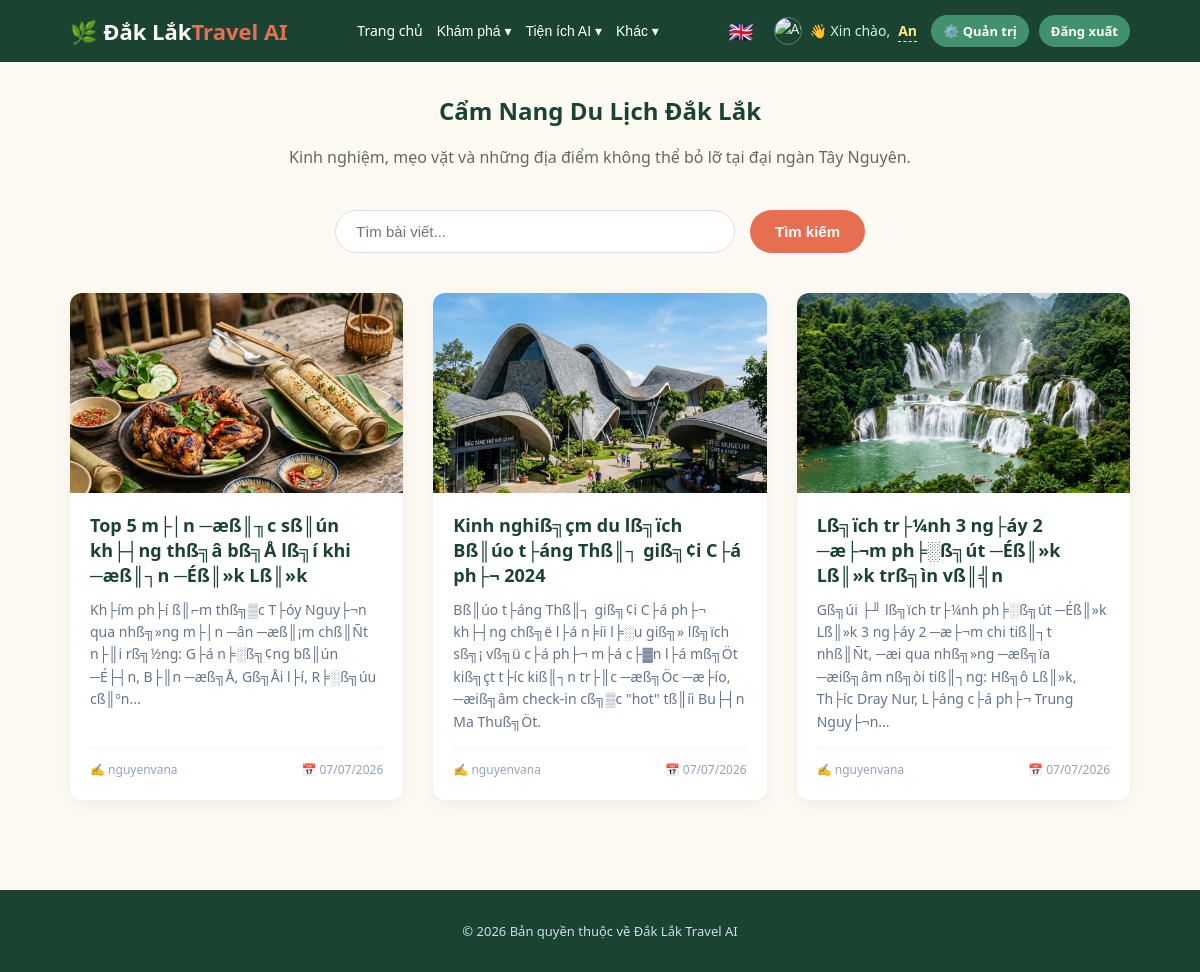
/articles.php (signed in), run on the app's committed database.
### tables this page shows
CREATE TABLE `articles` (
  `id` int(11) NOT NULL AUTO_INCREMENT,
  `title` varchar(255) NOT NULL,
  `title_en` varchar(255) DEFAULT NULL,
  `slug` varchar(255) NOT NULL,
  `summary` text DEFAULT NULL,
  `summary_en` text DEFAULT NULL,
  `content` longtext NOT NULL,
  `content_en` text DEFAULT NULL,
  `image_url` varchar(500) DEFAULT NULL,
  `author_id` int(11) DEFAULT NULL,
  `status` enum('draft','published') NOT NULL DEFAULT 'published',
  `created_at` timestamp NOT NULL DEFAULT current_timestamp(),
  PRIMARY KEY (`id`),
  UNIQUE KEY `slug` (`slug`),
  KEY `author_id` (`author_id`),
  CONSTRAINT `articles_ibfk_1` FOREIGN KEY (`author_id`) REFERENCES `users` (`id`) ON DELETE SET NULL
);

CREATE TABLE `users` (
  `id` int(11) NOT NULL AUTO_INCREMENT,
  `full_name` varchar(150) NOT NULL,
  `email` varchar(150) NOT NULL,
  `password_hash` varchar(255) NOT NULL,
  `role` enum('user','admin') DEFAULT 'user',
  `status` enum('active','banned') NOT NULL DEFAULT 'active',
  `reset_token` varchar(100) DEFAULT NULL,
  `reset_token_expires` datetime DEFAULT NULL,
  `created_at` timestamp NOT NULL DEFAULT current_timestamp(),
  `avatar` varchar(255) DEFAULT NULL,
  `is_verified` tinyint(1) DEFAULT 0,
  `verification_token` varchar(255) DEFAULT NULL,
  PRIMARY KEY (`id`),
  UNIQUE KEY `email` (`email`)
);

### includes/functions.php (called while the page is built, shortened)
<?php
function __(string $key): string
{
    static $langArr = null;
    if ($langArr === null) {
        $langCode = $_SESSION['lang'] ?? 'vi';
        $langFile = __DIR__ . '/lang_' . $langCode . '.php';
        if (file_exists($langFile)) {
            $langArr = require $langFile;
        } else {
            $langArr = require __DIR__ . '/lang_vi.php';
        }
    }
    return $langArr[$key] ?? $key;
}
function url(string $path): string
{
    return BASE_URL . $path;
}
function e(?string $str): string
{
    return htmlspecialchars($str ?? '', ENT_QUOTES, 'UTF-8');
}

### public/articles.php (the view, shortened to what this page needs)
<?php
require_once __DIR__ . '/../includes/functions.php';
$db = getDB();
$search = trim($_GET['q'] ?? '');
$page = isset($_GET['page']) && (int)$_GET['page'] > 0 ? (int)$_GET['page'] : 1;
$limit = 4;
$offset = ($page - 1) * $limit;
$query = "SELECT a.*, u.full_name as author_name FROM articles a LEFT JOIN users u ON a.author_id = u.id WHERE a.status = 'published'";
$query .= " ORDER BY a.created_at DESC LIMIT ? OFFSET ?";
$stmt = $db->prepare($query);
$paramIndex = 1;
$stmt->bindValue($paramIndex++, $limit, PDO::PARAM_INT);
$stmt->bindValue($paramIndex++, $offset, PDO::PARAM_INT);
$stmt->execute();
$articles = $stmt->fetchAll();
include __DIR__ . '/../includes/header.php';
?>
<div style="text-align: center; margin-bottom: 40px;">
    <h1 class="section-title"><?= __('articles_title') ?></h1>
    <p class="section-sub"><?= __('articles_sub') ?></p>
</div>
<form method="get" action="<?= url('/public/articles.php') ?>" style="display: flex; gap: 15px; justify-content: center; margin-bottom: 40px;">
    <input type="text" name="q" value="<?= e($search) ?>" placeholder="<?= __('search_articles') ?>" style="width: 400px; max-width: 100%; padding: 12px 20px; border: 1px solid #ddd; border-radius: 30px; font-size: 15px; outline: none;">
    <button type="submit" class="btn" style="border-radius: 30px; padding: 10px 25px;"><?= __('search_btn') ?></button>
</form>
<?php if (empty($articles)): ?>
    <div style="text-align: center; padding: 50px; background: white; border-radius: 12px;">
        <div style="font-size: 50px; margin-bottom: 15px;">📝</div>
        <h3 style="margin: 0 0 10px;"><?= __('no_articles') ?></h3>
        <p style="color: #64748b; margin: 0;"><?= __('no_articles_sub') ?></p>
        <?php if ($search): ?>
            <a href="<?= url('/public/articles.php') ?>" class="btn secondary" style="margin-top: 15px; display: inline-block;"><?= __('clear_search') ?></a>
        <?php endif; ?>
    </div>
<?php else: ?>
    <div class="article-grid">
        <?php foreach ($articles as $a): ?>
            <a href="<?= url('/public/article.php?slug=' . urlencode($a['slug'])) ?>" class="article-card">
                <?php if ($a['image_url']): ?>
                    <img src="<?= e($a['image_url']) ?>" alt="<?= e($a['title']) ?>" class="article-img">
                <?php else: ?>
                    <div class="article-img" style="background: linear-gradient(135deg, var(--green-600), var(--green-400)); display: flex; align-items: center; justify-content: center; color: white; font-size: 40px;">📝</div>
                <?php endif; ?>
                <div class="article-content">
                    <h3 class="article-title"><?= e($a['title']) ?></h3>
                    <p class="article-summary"><?= e($a['summary']) ?></p>
                    <div class="article-meta">
                        <span>✍️ <?= e($a['author_name'] ?? 'Admin') ?></span>
                        <span>📅 <?= date('d/m/Y', strtotime($a['created_at'])) ?></span>
                    </div>
                </div>
            </a>
        <?php endforeach; ?>
    </div>
<?php endif; ?>
<?php include __DIR__ . '/../includes/footer.php'; ?>

### assets/css/style.css (style rules this page uses)
:root { --green-900: #1b4332; --green-700: #2d6a4f; --green-500: #40916c; --green-100: #d8f3dc; --orange-500: #e76f51; --cream: #fdfaf4; --text-dark: #1f2a24; --radius: 14px; }
* { box-sizing: border-box; }
body { margin: 0; font-family: 'Segoe UI', Roboto, Arial, sans-serif; background: var(--cream); color: var(--text-dark); line-height: 1.55; }
.btn { display: inline-block; background: var(--orange-500); color: white; padding: 11px 22px; border-radius: 30px; text-decoration: none; font-weight: 600; border: none; cursor: pointer; font-size: 15px; }
.section-title { font-size: 24px; margin: 30px 0 6px; color: var(--green-900); }
.section-sub { color: #666; margin-bottom: 10px; }

### public/articles.php (style rules this page uses)
.article-grid { display: grid; grid-template-columns: repeat(auto-fill, minmax(320px, 1fr)); gap: 30px; margin-top: 30px; }
.article-card { background: white; border-radius: 12px; overflow: hidden; box-shadow: 0 4px 15px rgba(0,0,0,0.06); transition: transform 0.2s, box-shadow 0.2s; text-decoration: none; color: var(--text-dark); display: flex; flex-direction: column; }
.article-img { height: 200px; width: 100%; object-fit: cover; }
.article-content { padding: 20px; display: flex; flex-direction: column; flex-grow: 1; }
.article-title { font-size: 18px; margin: 0 0 10px; color: var(--green-900); line-height: 1.4; }
.article-summary { font-size: 14px; color: #64748b; margin: 0 0 15px; line-height: 1.6; flex-grow: 1; }
.article-meta { display: flex; justify-content: space-between; align-items: center; font-size: 12px; color: #94a3b8; border-top: 1px solid #f1f5f9; padding-top: 12px; margin-top: auto; }

### data on the page
articles: image_url (picture), title "Top 5 m├│n ─æß║╖c sß║ún kh├┤ng thß╗â bß╗Å lß╗í khi ─æß║┐n ─Éß║»k Lß║»k", summary "Kh├ím ph├í ß║⌐m thß╗▒c T├óy Nguy├¬n qua nhß╗»ng m├│n ─ân ─æß║¡m chß║Ñt n├║i rß╗½ng: G├á n╞░ß╗¢ng bß║ún ─É├┤n, B├║n ─æß╗Å, Gß╗Åi l├í, R╞░ß╗úu cß║ºn...", author.full_name "nguyenvana", created_at "07/07/2026"
articles: image_url (picture), title "Kinh nghiß╗çm du lß╗ïch Bß║úo t├áng Thß║┐ giß╗¢i C├á ph├¬ 2024", summary "Bß║úo t├áng Thß║┐ giß╗¢i C├á ph├¬ kh├┤ng chß╗ë l├á n╞íi l╞░u giß╗» lß╗ïch sß╗¡ vß╗ü c├á ph├¬ m├á c├▓n l├á mß╗Öt kiß╗çt t├íc kiß║┐n tr├║c ─æß╗Öc ─æ├ío, ─æiß╗âm check-in cß╗▒c \"hot\" tß║íi Bu├┤n Ma Thuß╗Öt.", author.full_name "nguyenvana", created_at "07/07/2026"
articles: image_url (picture), title "Lß╗ïch tr├¼nh 3 ng├áy 2 ─æ├¬m ph╞░ß╗út ─Éß║»k Lß║»k trß╗ìn vß║╣n", summary "Gß╗úi ├╜ lß╗ïch tr├¼nh ph╞░ß╗út ─Éß║»k Lß║»k 3 ng├áy 2 ─æ├¬m chi tiß║┐t nhß║Ñt, ─æi qua nhß╗»ng ─æß╗ïa ─æiß╗âm nß╗òi tiß║┐ng: Hß╗ô Lß║»k, Th├íc Dray Nur, L├áng c├á ph├¬ Trung Nguy├¬n...", author.full_name "nguyenvana", created_at "07/07/2026"

### other printed values
__('home') "Trang chủ"
__('explore') "Khám phá ▾"
__('ai_tools') "Tiện ích AI ▾"
__('others') "Khác ▾"
__('hello') "👋 Xin chào"
$__u['full_name'] "An"
__('admin') "⚙️ Quản trị"
__('logout') "Đăng xuất"
__('articles_title') "Cẩm Nang Du Lịch Đắk Lắk"
__('articles_sub') "Kinh nghiệm, mẹo vặt và những địa điểm không thể bỏ lỡ tại đại ngàn Tây Nguyên."
__('search_btn') "Tìm kiếm"
__('footer_text') "Bản quyền thuộc về Đắk Lắk Travel AI"
